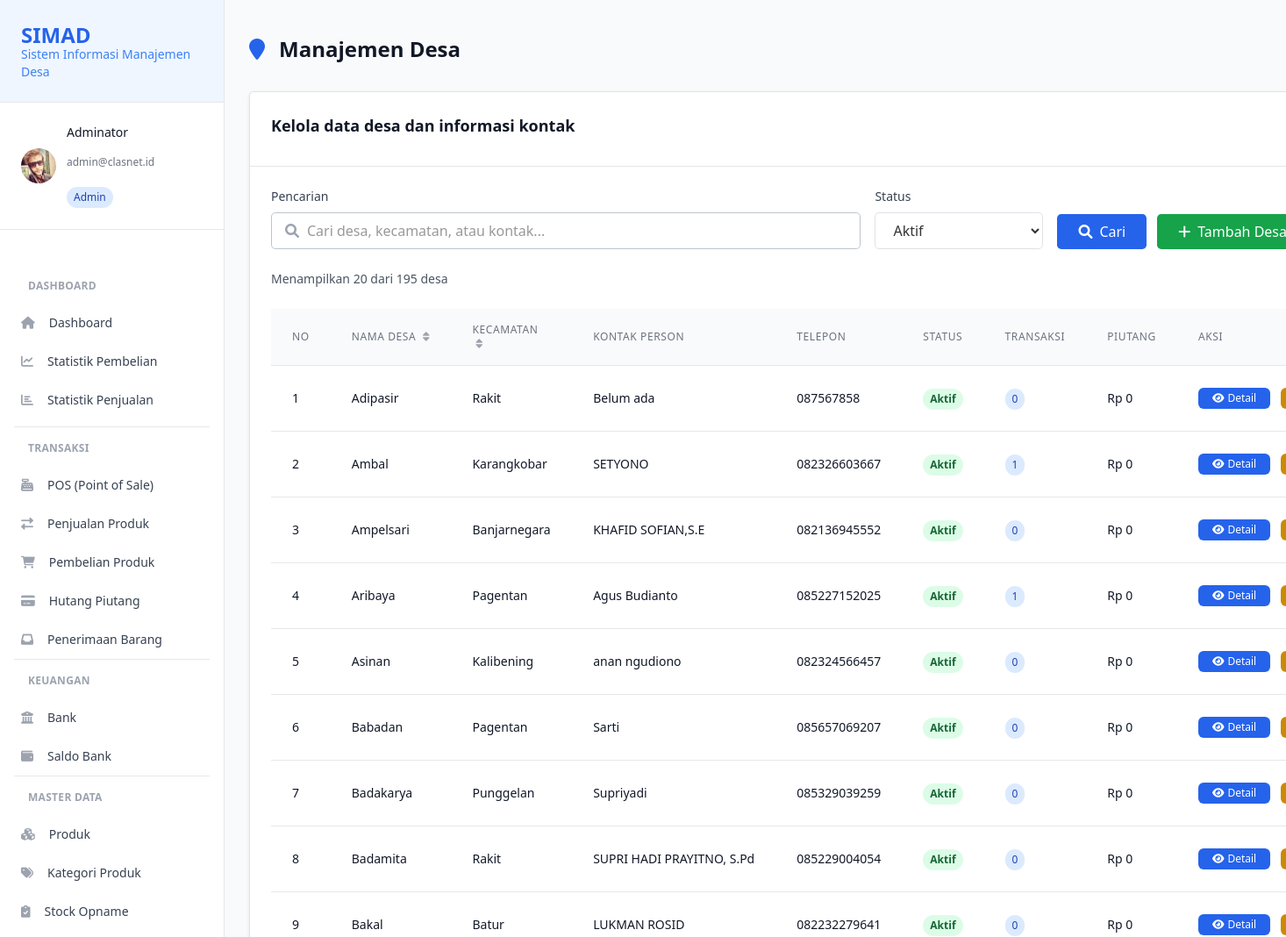
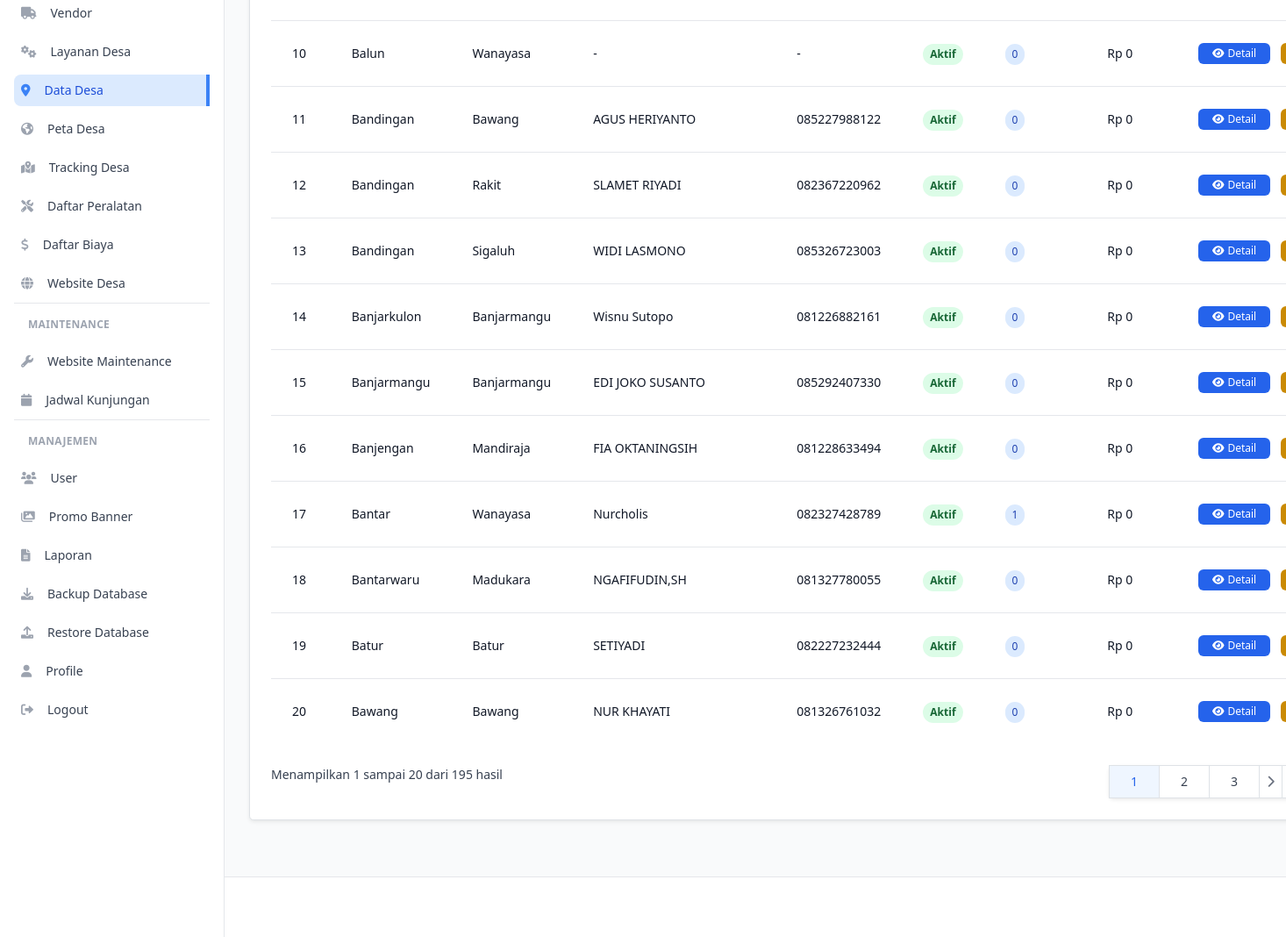
The page /desa.php?error=invalid_id (signed in) on the database its author committed (2 pictures, top to bottom).
### tables this page shows
CREATE TABLE `users` (
  `id` int(11) NOT NULL,
  `username` varchar(50) NOT NULL,
  `email` varchar(100) NOT NULL,
  `password` varchar(255) NOT NULL,
  `nama_lengkap` varchar(100) NOT NULL,
  `role` enum('admin','akunting','supervisor','teknisi','programmer','sales','finance') NOT NULL,
  `no_hp` varchar(20) DEFAULT NULL,
  `foto_profil` varchar(255) DEFAULT NULL,
  `status` enum('aktif','nonaktif') DEFAULT 'aktif',
  `created_at` timestamp NOT NULL DEFAULT current_timestamp(),
  `updated_at` timestamp NOT NULL DEFAULT current_timestamp() ON UPDATE current_timestamp(),
  `last_login` timestamp NULL DEFAULT NULL
);

CREATE TABLE `desa` (
  `id` int(11) NOT NULL,
  `nama_desa` varchar(100) NOT NULL,
  `alamat` text NOT NULL,
  `kecamatan` varchar(50) NOT NULL,
  `kabupaten` varchar(50) NOT NULL,
  `provinsi` varchar(50) NOT NULL,
  `latitude` decimal(10,8) DEFAULT NULL,
  `longitude` decimal(11,8) DEFAULT NULL,
  `kode_pos` varchar(10) DEFAULT NULL,
  `nama_kepala_desa` varchar(100) DEFAULT NULL,
  `jabatan_kepala_desa` varchar(100) DEFAULT NULL,
  `no_hp_kepala_desa` varchar(20) DEFAULT NULL,
  `nama_sekdes` varchar(100) DEFAULT NULL,
  `no_hp_sekdes` varchar(20) DEFAULT NULL,
  `nama_admin_it` varchar(100) DEFAULT NULL,
  `no_hp_admin_it` varchar(20) DEFAULT NULL,
  `email_desa` varchar(100) DEFAULT NULL,
  `pin` varchar(255) DEFAULT NULL,
  `kategori` enum('baru','rutin','prioritas') DEFAULT 'baru',
  `tingkat_digitalisasi` enum('rendah','sedang','tinggi') DEFAULT 'rendah',
  `limit_kredit` decimal(15,2) DEFAULT 0.00,
  `foto_kantor` varchar(255) DEFAULT NULL,
  `catatan_khusus` text DEFAULT NULL,
  `status` enum('aktif','nonaktif') DEFAULT 'aktif',
  `created_at` timestamp NOT NULL DEFAULT current_timestamp(),
  `updated_at` timestamp NOT NULL DEFAULT current_timestamp() ON UPDATE current_timestamp()
);

### desa.php (the view, shortened to what the rows shown need)
<?php
require_once 'config/database.php';
require_once 'config/auth.php';
$db = getDatabase();
$status_filter = $_GET['status'] ?? 'aktif';
$limit = 20;
$page = max(1, (int)($_GET['page'] ?? 1));
$offset = ($page - 1) * $limit;
$where_conditions = [];
$params = [];
if ($status_filter !== 'semua') {
    $where_conditions[] = "d.status = ?";
    $params[] = $status_filter;
}
$where_clause = !empty($where_conditions) ? 'WHERE ' . implode(' AND ', $where_conditions) : '';
$query = "
    SELECT d.*,
           COUNT(t.id) as total_transaksi,
           COALESCE(SUM(CASE WHEN t.tanggal_transaksi >= DATE_SUB(CURDATE(), INTERVAL 30 DAY) THEN t.total_amount END), 0) as transaksi_30_hari,
           COALESCE(SUM(p.jumlah_piutang), 0) as total_piutang
    FROM desa d
    LEFT JOIN transaksi t ON d.id = t.desa_id
    LEFT JOIN piutang p ON t.id = p.transaksi_id AND p.status = 'belum_jatuh_tempo'
    $where_clause
    GROUP BY d.id
    ORDER BY d.nama_desa ASC
    LIMIT $limit OFFSET $offset
";
$desa_list = $db->select($query, $params);
?>
<!DOCTYPE html>
<html lang="id">
<head>
    <script src="https://cdn.tailwindcss.com"></script>
    <link rel="stylesheet" href="https://cdnjs.cloudflare.com/ajax/libs/font-awesome/6.0.0/css/all.min.css">
</head>
<body class="bg-gray-50 font-sans">
    <div class="min-h-screen flex flex-col">
        <?php include 'layouts/header.php'; ?>
        <div class="flex-1 flex">
            <main class="flex-1">
                <div class="max-w-7xl ml-0 px-4 sm:px-6 lg:px-8 py-8">
                <div class="mb-6">
                    <div class="flex items-center justify-between">
                        <div>
                            <h1 class="text-2xl font-bold text-gray-900 flex items-center">
                                <i class="fa fa-map-marker text-primary-600 mr-3"></i>
                                Manajemen Desa
                            </h1>
                        </div>
                    </div>
                </div>
                <div class="bg-white rounded-lg shadow-sm border border-gray-200">
                    <div class="px-6 py-4 border-b border-gray-200">
                        <h2 class="text-lg font-semibold text-gray-900">Kelola data desa dan informasi kontak</h2>
                    </div>
                    <div class="p-6">
                        <?php if (empty($desa_list)): ?>
                            <div class="text-center py-12">
                                <i class="fa fa-map-marker text-4xl text-gray-400 mb-4"></i>
                                <h3 class="text-lg font-medium text-gray-900 mb-2">Tidak ada desa ditemukan</h3>
                                <p class="text-gray-600 mb-6">Silakan ubah kriteria pencarian atau tambah desa baru.</p>
                                <a href="desa-add.php" class="inline-flex items-center px-4 py-2 bg-primary-600 text-white rounded-lg hover:bg-primary-700">
                                    <i class="fa fa-plus mr-2"></i>Tambah Desa Pertama
                                </a>
                            </div>
                        <?php else: ?>
                            <div class="overflow-x-auto">
                                <table id="desaTable" class="min-w-full divide-y divide-gray-200">
                                    <thead class="bg-gray-50">
                                        <tr>
                                            <th class="px-6 py-3 text-left text-xs font-medium text-gray-500 uppercase tracking-wider">No</th>
                                            <th class="px-6 py-3 text-left text-xs font-medium text-gray-500 uppercase tracking-wider cursor-pointer hover:bg-gray-100">
                                                Nama Desa <i class="fa fa-sort text-gray-400 ml-1"></i>
                                            </th>
                                            <th class="px-6 py-3 text-left text-xs font-medium text-gray-500 uppercase tracking-wider cursor-pointer hover:bg-gray-100">
                                                Kecamatan <i class="fa fa-sort text-gray-400 ml-1"></i>
                                            </th>
                                            <th class="px-6 py-3 text-left text-xs font-medium text-gray-500 uppercase tracking-wider">Kontak Person</th>
                                            <th class="px-6 py-3 text-left text-xs font-medium text-gray-500 uppercase tracking-wider">Telepon</th>
                                            <th class="px-6 py-3 text-left text-xs font-medium text-gray-500 uppercase tracking-wider">Status</th>
                                            <th class="px-6 py-3 text-left text-xs font-medium text-gray-500 uppercase tracking-wider">Transaksi</th>
                                            <th class="px-6 py-3 text-left text-xs font-medium text-gray-500 uppercase tracking-wider">Piutang</th>
                                            <th class="px-6 py-3 text-left text-xs font-medium text-gray-500 uppercase tracking-wider">Aksi</th>
                                        </tr>
                                    </thead>
                                    <tbody class="bg-white divide-y divide-gray-200">
                                        <?php
                                        $no = $offset + 1;
                                        foreach ($desa_list as $desa):
                                        ?>
                                            <tr class="hover:bg-gray-50 transition-colors duration-200">
                                                <td class="px-6 py-4 whitespace-nowrap text-sm text-gray-900"><?= $no++ ?></td>
                                                <td class="px-6 py-4 whitespace-nowrap">
                                                    <div class="text-sm font-medium text-gray-900"><?= htmlspecialchars($desa['nama_desa']) ?></div>
                                                </td>
                                                <td class="px-6 py-4 whitespace-nowrap text-sm text-gray-900"><?= htmlspecialchars($desa['kecamatan']) ?></td>
                                                <td class="px-6 py-4 whitespace-nowrap text-sm text-gray-900"><?= htmlspecialchars($desa['nama_sekdes'] ?? $desa['nama_kepala_desa'] ?? '-') ?></td>
                                                <td class="px-6 py-4 whitespace-nowrap text-sm text-gray-900"><?= htmlspecialchars($desa['no_hp_sekdes'] ?? $desa['no_hp_kepala_desa'] ?? '-') ?></td>
                                                <td class="px-6 py-4 whitespace-nowrap">
                                                    <?php if ($desa['status'] === 'aktif'): ?>
                                                        <span class="inline-flex px-2 py-1 text-xs font-semibold rounded-full bg-green-100 text-green-800">Aktif</span>
                                                    <?php else: ?>
                                                        <span class="inline-flex px-2 py-1 text-xs font-semibold rounded-full bg-red-100 text-red-800">Tidak Aktif</span>
                                                    <?php endif; ?>
                                                </td>
                                                <td class="px-6 py-4 whitespace-nowrap">
                                                    <span class="inline-flex px-2 py-1 text-xs font-medium bg-blue-100 text-blue-800 rounded-full"><?= $desa['total_transaksi'] ?></span>
                                                </td>
                                                <td class="px-6 py-4 whitespace-nowrap text-sm font-medium text-gray-900">Rp <?= number_format($desa['total_piutang'], 0, ',', '.') ?></td>
                                                <td class="px-6 py-4 whitespace-nowrap text-sm font-medium space-x-2">
                                                    <a href="desa-view.php?id=<?= $desa['id'] ?>" class="inline-flex items-center px-3 py-1 bg-blue-600 text-white text-xs font-medium rounded-md hover:bg-blue-700 transition-colors duration-200" title="Lihat Detail">
                                                        <i class="fa fa-eye mr-1"></i> Detail
                                                    </a>
                                                    <a href="desa-edit.php?id=<?= $desa['id'] ?>" class="inline-flex items-center px-3 py-1 bg-yellow-600 text-white text-xs font-medium rounded-md hover:bg-yellow-700 transition-colors duration-200" title="Edit">
                                                    </a>
                                                </td>
                                            </tr>
                                        <?php endforeach; ?>
                                    </tbody>
                                </table>
                            </div>
                            <?php endif; ?>
                        </div>
                    </div>
                </div>
                </div>
            </main>
        </div>
        <?php include 'layouts/footer.php'; ?>
</body>
</html>

### layouts/header.php (shortened to what the rows shown need)
<?php
if (class_exists('AuthStatic') && AuthStatic::isLoggedIn()) {
    $user = AuthStatic::getCurrentUser();
}
?>
<!DOCTYPE html>
<html lang="id" class="h-full bg-gray-50">
<head>
    <link href="https://cdn.jsdelivr.net/npm/bootstrap@4.6.2/dist/css/bootstrap.min.css" rel="stylesheet">
    <script src="https://cdn.tailwindcss.com"></script>
    <link href="https://cdnjs.cloudflare.com/ajax/libs/font-awesome/6.0.0/css/all.min.css" rel="stylesheet">
    <link href="css/pwa-mobile.css?v=<?php echo time(); ?>" rel="stylesheet">
    <link href="https://cdn.jsdelivr.net/npm/select2@4.1.0-rc.0/dist/css/select2.min.css" rel="stylesheet" />
</head>
<body class="h-full bg-gray-50">
    <aside id="sidebar" class="fixed top-0 left-0 z-20 flex flex-col flex-shrink-0 hidden w-64 h-full font-normal duration-75 lg:flex transition-width" aria-label="Sidebar">
        <div class="relative flex-1 flex flex-col min-h-0 border-r border-gray-200 bg-white">
            <div class="px-4 py-4 border-b border-gray-200 bg-white">
                <div class="flex items-center space-x-3">
                    <div class="flex-1 min-w-0">
                        <p class="text-sm font-medium text-gray-900 truncate">
                            <?php echo htmlspecialchars($user['nama_lengkap'] ?? 'User'); ?>
                        </p>
                        <p class="text-xs text-gray-500 truncate">
                            <?php echo htmlspecialchars($user['email'] ?? ''); ?>
                        </p>
                        <span class="inline-flex items-center px-2 py-1 rounded-full text-xs font-medium bg-blue-100 text-blue-800 mt-1">
                            <?php echo ucfirst($user['role'] ?? 'user'); ?>
                        </span>
                    </div>
                </div>
            </div>
        </div>
    </aside>
    <div id="main-content" class="h-full w-full bg-gray-50 relative lg:ml-64 overflow-x-hidden">
        <main class="pt-2 px-1 sm:px-2 max-w-full">

### rows shown on the page
users: nama_lengkap "Adminator", email "admin@clasnet.id", role "Admin"
desa: nama_desa "Adipasir", kecamatan "Rakit", nama_sekdes "Belum ada", no_hp_kepala_desa "087567858", status "Aktif", total_transaksi "0", total_piutang "0"
desa: nama_desa "Ambal", kecamatan "Karangkobar", nama_sekdes "SETYONO", no_hp_sekdes "082326603667", status "Aktif", total_transaksi "1", total_piutang "0"
desa: nama_desa "Ampelsari", kecamatan "Banjarnegara", nama_sekdes "KHAFID SOFIAN,S.E", no_hp_sekdes "082136945552", status "Aktif", total_transaksi "0", total_piutang "0"
desa: nama_desa "Aribaya", kecamatan "Pagentan", nama_sekdes "Agus Budianto", no_hp_sekdes "085227152025", status "Aktif", total_transaksi "1", total_piutang "0"
desa: nama_desa "Asinan", kecamatan "Kalibening", nama_sekdes "anan ngudiono", no_hp_sekdes "082324566457", status "Aktif", total_transaksi "0", total_piutang "0"
desa: nama_desa "Babadan", kecamatan "Pagentan", nama_sekdes "Sarti", no_hp_sekdes "085657069207", status "Aktif", total_transaksi "0", total_piutang "0"
desa: nama_desa "Badakarya", kecamatan "Punggelan", nama_sekdes "Supriyadi", no_hp_sekdes "085329039259", status "Aktif", total_transaksi "0", total_piutang "0"
desa: nama_desa "Badamita", kecamatan "Rakit", nama_sekdes "SUPRI HADI PRAYITNO, S.Pd", no_hp_sekdes "085229004054", status "Aktif", total_transaksi "0", total_piutang "0"
desa: nama_desa "Bakal", kecamatan "Batur", nama_sekdes "LUKMAN ROSID", no_hp_sekdes "082232279641", status "Aktif", total_transaksi "0", total_piutang "0"
desa: nama_desa "Balun", kecamatan "Wanayasa", nama_sekdes+nama_kepala_desa "-", no_hp_sekdes+no_hp_kepala_desa "-", status "Aktif", total_transaksi "0", total_piutang "0"
desa: nama_desa "Bandingan", kecamatan "Bawang", nama_sekdes "AGUS HERIYANTO", no_hp_sekdes "085227988122", status "Aktif", total_transaksi "0", total_piutang "0"
desa: nama_desa "Bandingan", kecamatan "Rakit", nama_sekdes "SLAMET RIYADI", no_hp_sekdes "082367220962", status "Aktif", total_transaksi "0", total_piutang "0"
desa: nama_desa "Bandingan", kecamatan "Sigaluh", nama_sekdes "WIDI LASMONO", no_hp_sekdes "085326723003", status "Aktif", total_transaksi "0", total_piutang "0"
desa: nama_desa "Banjarkulon", kecamatan "Banjarmangu", nama_sekdes "Wisnu Sutopo", no_hp_sekdes "081226882161", status "Aktif", total_transaksi "0", total_piutang "0"
desa: nama_desa "Banjarmangu", kecamatan "Banjarmangu", nama_sekdes "EDI JOKO SUSANTO", no_hp_sekdes "085292407330", status "Aktif", total_transaksi "0", total_piutang "0"
desa: nama_desa "Banjengan", kecamatan "Mandiraja", nama_sekdes "FIA OKTANINGSIH", no_hp_sekdes "081228633494", status "Aktif", total_transaksi "0", total_piutang "0"
desa: nama_desa "Bantar", kecamatan "Wanayasa", nama_sekdes "Nurcholis", no_hp_sekdes "082327428789", status "Aktif", total_transaksi "1", total_piutang "0"
desa: nama_desa "Bantarwaru", kecamatan "Madukara", nama_sekdes "NGAFIFUDIN,SH", no_hp_sekdes "081327780055", status "Aktif", total_transaksi "0", total_piutang "0"
desa: nama_desa "Batur", kecamatan "Batur", nama_sekdes "SETIYADI", no_hp_sekdes "082227232444", status "Aktif", total_transaksi "0", total_piutang "0"
desa: nama_desa "Bawang", kecamatan "Bawang", nama_sekdes "NUR KHAYATI", no_hp_sekdes "081326761032", status "Aktif", total_transaksi "0", total_piutang "0"

### other values the page prints
count($desa_list) "20"
$total_records "195"
$offset + 1 "1"
min($offset + $limit, $total_records) "20"
